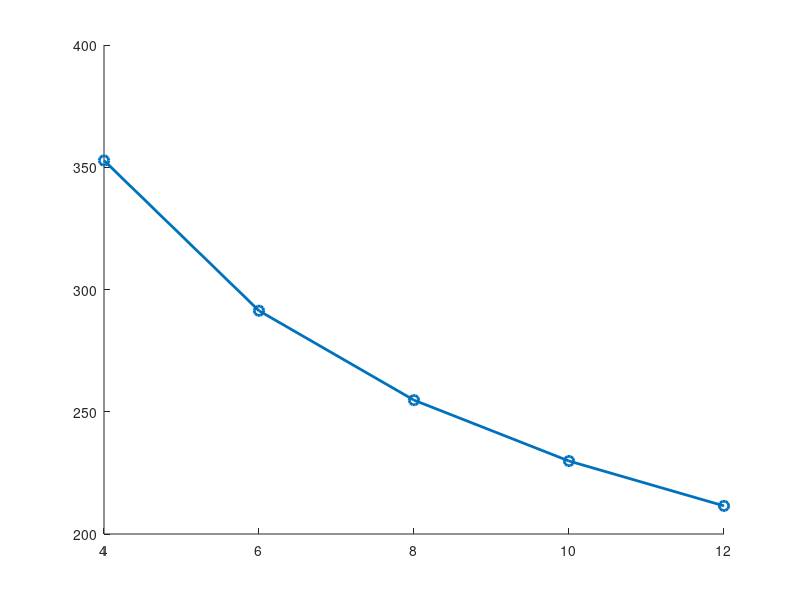

Recreate this plot in MATLAB. (Note: this script raises an error after producing the figure.)
% Fixed parameters from ascent fit
delta = 0.010827;
s     = 0.044281;
CT    = 0.001223;
k     = 0.11416;
Sfp   = 0.009;
W     = 29.43;
rho   = 1.225;
A     = 0.385;

% Rotor counts to sweep
n_values = [4 6 8 10 12];

% Ascent speeds to evaluate
Va_values = [1 2 3 4 5 6];

% Marker styles for each speed
markers = {'o','s','d','^','+','*'};   % circle, square, diamond, triangle, plus, star
colors  = lines(length(Va_values));

% Proposed ascent model function
powerModelAscent = @(n,V) ...
    (delta*s/(8*sqrt(n*rho*A))) .* (W/CT).^(3/2) ...
    + (1+k) .* W.^(3/2) ./ sqrt(2*n*rho*A) ...
    + 0.5*W.*V ...
    + (n/4).*Sfp.*rho.*V.^3 ...
    + (0.5*W + (n/4).*Sfp.*rho.*V.^2) .* ...
    sqrt((1+Sfp/A).*V.^2 + (2*W)./(n.*rho.*A));

% Plot Power vs Rotor Count for each ascent speed
figure; hold on;
for j = 1:length(Va_values)
    V = Va_values(j);
    P = arrayfun(@(n) powerModelAscent(n,V), n_values);
    plot(n_values, P, ['-' markers{j}], ...
        'Color',colors(j,:),'LineWidth',2,'MarkerSize',7);

    % Percentage change from n=4 to n=12
    P4  = powerModelAscent(4,V);
    P12 = powerModelAscent(12,V);
    percChange = ((P12 - P4)/P4)*100;
    fprintf('Va = %.1f m/s: Power change from n=4 to n=12 = %.2f %% (%s)\n', ...
        V, percChange, ternary(percChange>=0,'increase','decrease'));
end

xlabel('Number of Rotors');
ylabel('Power Consumption (W)');
title('Proposed Vertical Ascent Model: Power vs Rotor Count');
legend(arrayfun(@(v) sprintf('V_a = %.1f m/s',v), Va_values,'UniformOutput',false), ...
    'Location','northeast');
xlim([4 12]); ylim([200 500]); grid on;

% Helper inline function
function out = ternary(cond,trueStr,falseStr)
if cond, out = trueStr; else, out = falseStr; end
end
